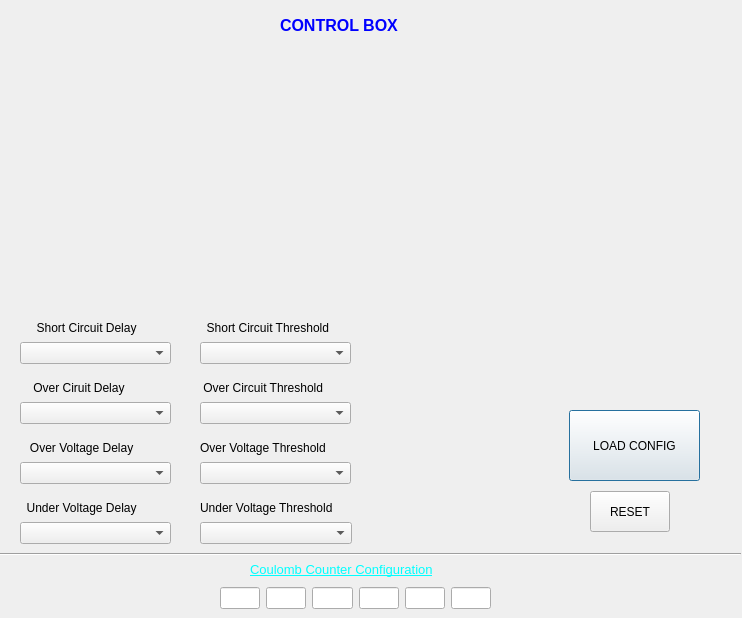
<?xml version="1.0" encoding="UTF-8"?>
<ui version="4.0">
 <class>Control_BOX</class>
 <widget class="QDialog" name="Control_BOX">
  <property name="geometry">
   <rect>
    <x>0</x>
    <y>0</y>
    <width>742</width>
    <height>618</height>
   </rect>
  </property>
  <property name="windowTitle">
   <string>Dialog</string>
  </property>
  <widget class="QLabel" name="label">
   <property name="geometry">
    <rect>
     <x>280</x>
     <y>10</y>
     <width>141</width>
     <height>31</height>
    </rect>
   </property>
   <property name="text">
    <string>&lt;html&gt;&lt;head/&gt;&lt;body&gt;&lt;p&gt;&lt;span style=&quot; font-size:12pt; font-weight:600; color:#0000ff;&quot;&gt;CONTROL BOX&lt;/span&gt;&lt;/p&gt;&lt;/body&gt;&lt;/html&gt;</string>
   </property>
  </widget>
  <widget class="Line" name="line">
   <property name="geometry">
    <rect>
     <x>-20</x>
     <y>539</y>
     <width>761</width>
     <height>31</height>
    </rect>
   </property>
   <property name="orientation">
    <enum>Qt::Horizontal</enum>
   </property>
  </widget>
  <widget class="QWidget" name="layoutWidget">
   <property name="geometry">
    <rect>
     <x>200</x>
     <y>320</y>
     <width>151</width>
     <height>44</height>
    </rect>
   </property>
   <layout class="QVBoxLayout" name="verticalLayout_2">
    <item>
     <widget class="QLabel" name="label_3">
      <property name="text">
       <string>  Short Circuit Threshold</string>
      </property>
     </widget>
    </item>
    <item>
     <widget class="QComboBox" name="comboBox_2"/>
    </item>
   </layout>
  </widget>
  <widget class="QWidget" name="layoutWidget_2">
   <property name="geometry">
    <rect>
     <x>20</x>
     <y>380</y>
     <width>151</width>
     <height>44</height>
    </rect>
   </property>
   <layout class="QVBoxLayout" name="verticalLayout_8">
    <item>
     <widget class="QLabel" name="label_9">
      <property name="text">
       <string>    Over Ciruit Delay</string>
      </property>
     </widget>
    </item>
    <item>
     <widget class="QComboBox" name="comboBox_8"/>
    </item>
   </layout>
  </widget>
  <widget class="QWidget" name="layoutWidget_3">
   <property name="geometry">
    <rect>
     <x>200</x>
     <y>380</y>
     <width>151</width>
     <height>44</height>
    </rect>
   </property>
   <layout class="QVBoxLayout" name="verticalLayout_9">
    <item>
     <widget class="QLabel" name="label_10">
      <property name="text">
       <string> Over Circuit Threshold</string>
      </property>
     </widget>
    </item>
    <item>
     <widget class="QComboBox" name="comboBox_9"/>
    </item>
   </layout>
  </widget>
  <widget class="QWidget" name="layoutWidget_4">
   <property name="geometry">
    <rect>
     <x>20</x>
     <y>440</y>
     <width>151</width>
     <height>44</height>
    </rect>
   </property>
   <layout class="QVBoxLayout" name="verticalLayout_10">
    <item>
     <widget class="QLabel" name="label_11">
      <property name="text">
       <string>   Over Voltage Delay</string>
      </property>
     </widget>
    </item>
    <item>
     <widget class="QComboBox" name="comboBox_10"/>
    </item>
   </layout>
  </widget>
  <widget class="QWidget" name="layoutWidget_5">
   <property name="geometry">
    <rect>
     <x>200</x>
     <y>440</y>
     <width>151</width>
     <height>44</height>
    </rect>
   </property>
   <layout class="QVBoxLayout" name="verticalLayout_11">
    <item>
     <widget class="QLabel" name="label_12">
      <property name="text">
       <string>Over Voltage Threshold</string>
      </property>
     </widget>
    </item>
    <item>
     <widget class="QComboBox" name="comboBox_11"/>
    </item>
   </layout>
  </widget>
  <widget class="QWidget" name="layoutWidget_6">
   <property name="geometry">
    <rect>
     <x>20</x>
     <y>500</y>
     <width>151</width>
     <height>44</height>
    </rect>
   </property>
   <layout class="QVBoxLayout" name="verticalLayout_12">
    <item>
     <widget class="QLabel" name="label_13">
      <property name="text">
       <string>  Under Voltage Delay</string>
      </property>
     </widget>
    </item>
    <item>
     <widget class="QComboBox" name="comboBox_12"/>
    </item>
   </layout>
  </widget>
  <widget class="QWidget" name="layoutWidget_7">
   <property name="geometry">
    <rect>
     <x>200</x>
     <y>500</y>
     <width>152</width>
     <height>44</height>
    </rect>
   </property>
   <layout class="QVBoxLayout" name="verticalLayout_13">
    <item>
     <widget class="QLabel" name="label_14">
      <property name="text">
       <string>Under Voltage Threshold</string>
      </property>
     </widget>
    </item>
    <item>
     <widget class="QComboBox" name="comboBox_13"/>
    </item>
   </layout>
  </widget>
  <widget class="QLabel" name="label_15">
   <property name="geometry">
    <rect>
     <x>250</x>
     <y>560</y>
     <width>201</width>
     <height>20</height>
    </rect>
   </property>
   <property name="text">
    <string>&lt;html&gt;&lt;head/&gt;&lt;body&gt;&lt;p&gt;&lt;span style=&quot; font-size:10pt; text-decoration: underline; color:#00ffff;&quot;&gt; Coulomb Counter Configuration&lt;/span&gt;&lt;/p&gt;&lt;/body&gt;&lt;/html&gt;</string>
   </property>
  </widget>
  <widget class="QPushButton" name="pushButton">
   <property name="geometry">
    <rect>
     <x>569</x>
     <y>410</y>
     <width>131</width>
     <height>71</height>
    </rect>
   </property>
   <property name="text">
    <string>LOAD CONFIG</string>
   </property>
  </widget>
  <widget class="QPushButton" name="pushButton_2">
   <property name="geometry">
    <rect>
     <x>590</x>
     <y>491</y>
     <width>80</width>
     <height>41</height>
    </rect>
   </property>
   <property name="text">
    <string>RESET</string>
   </property>
  </widget>
  <widget class="QWidget" name="">
   <property name="geometry">
    <rect>
     <x>20</x>
     <y>320</y>
     <width>151</width>
     <height>44</height>
    </rect>
   </property>
   <layout class="QVBoxLayout" name="verticalLayout">
    <item>
     <widget class="QLabel" name="label_2">
      <property name="text">
       <string>     Short Circuit Delay</string>
      </property>
     </widget>
    </item>
    <item>
     <widget class="QComboBox" name="comboBox"/>
    </item>
   </layout>
  </widget>
  <widget class="QWidget" name="">
   <property name="geometry">
    <rect>
     <x>220</x>
     <y>583</y>
     <width>271</width>
     <height>31</height>
    </rect>
   </property>
   <layout class="QHBoxLayout" name="horizontalLayout">
    <item>
     <widget class="QLineEdit" name="lineEdit"/>
    </item>
    <item>
     <widget class="QLineEdit" name="lineEdit_2"/>
    </item>
    <item>
     <widget class="QLineEdit" name="lineEdit_4"/>
    </item>
    <item>
     <widget class="QLineEdit" name="lineEdit_3"/>
    </item>
    <item>
     <widget class="QLineEdit" name="lineEdit_5"/>
    </item>
    <item>
     <widget class="QLineEdit" name="lineEdit_6"/>
    </item>
   </layout>
  </widget>
 </widget>
 <resources/>
 <connections/>
</ui>
